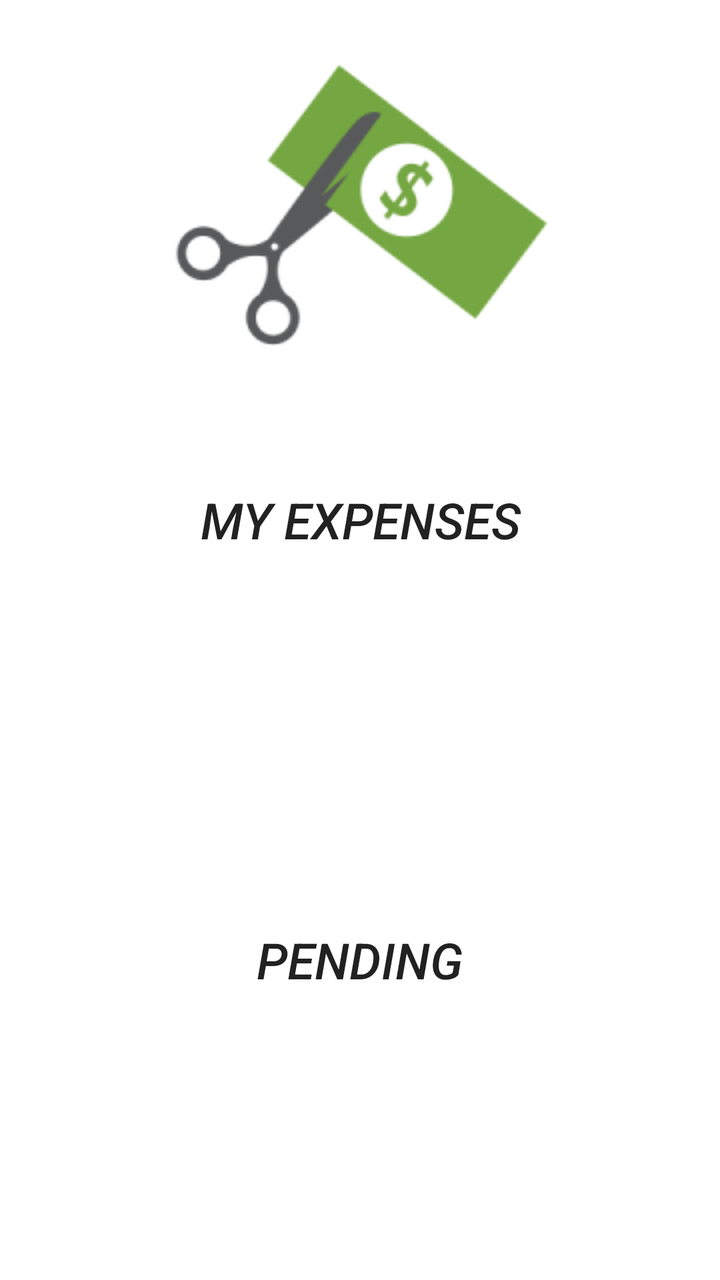
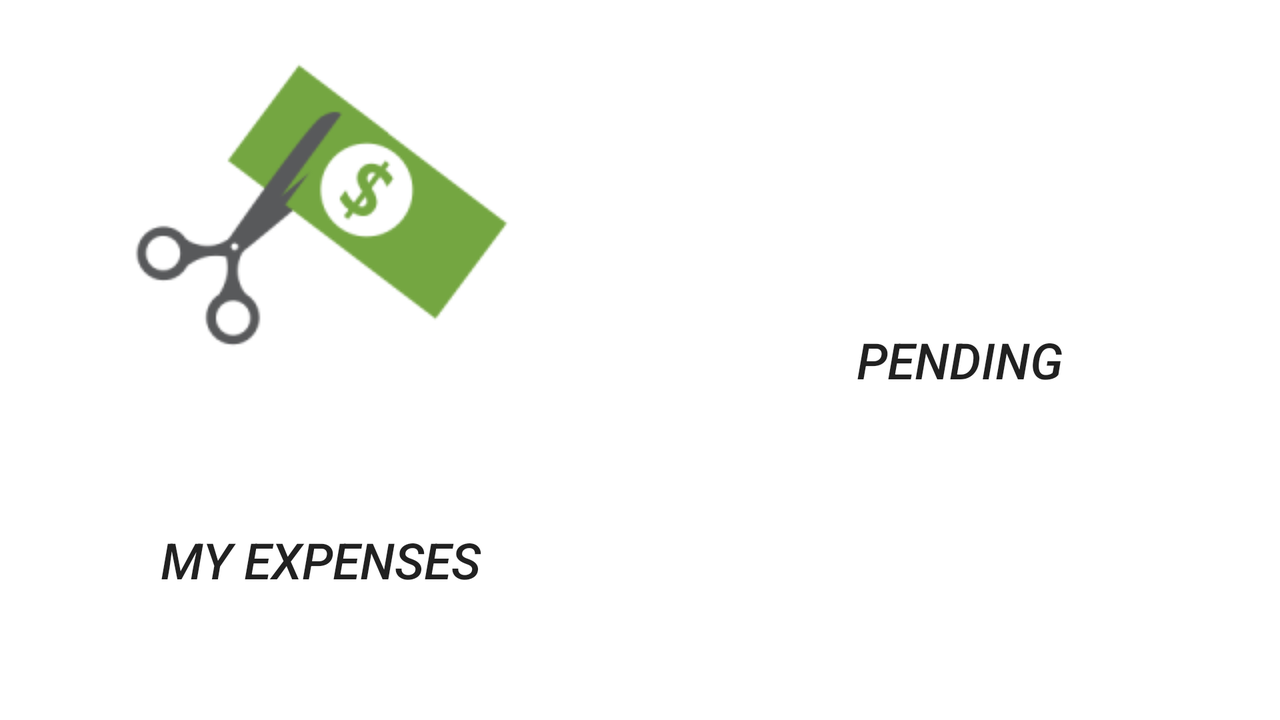

Two renders of one Android screen. The first uses the default layout on a phone; the second uses the alternative layout the repository ships for a different screen configuration, on a matching device. The two XML files are below.
<!-- AndroidManifest.xml: application theme AppTheme -->
<!-- res/layout/home.xml -->
<?xml version="1.0" encoding="utf-8"?>
<RelativeLayout
    android:layout_height="match_parent"
    android:layout_width="match_parent"
    xmlns:android="http://schemas.android.com/apk/res/android">
    <LinearLayout
        android:layout_width="match_parent"
        android:layout_height="match_parent"
        android:orientation="vertical"
        android:layout_centerInParent="true">
        <Button
            android:layout_weight="1"
            android:background="#FFFFFF"
            android:drawableTop="@drawable/my_expense_icon"
            android:id="@+id/myExpense"
            android:layout_width="match_parent"
            android:layout_height="0dp"
            android:text="@string/my_expenses"
            android:textStyle="italic"
            android:textSize="25sp"
            />
        <Button
            android:layout_weight="1"
            android:background="#FFFFFF"
            android:drawableTop="@drawable/pending_icon"
            android:id="@+id/pending"
            android:layout_width="match_parent"
            android:layout_height="0dp"
            android:text="@string/pending"
            android:textStyle="italic"
            android:textSize="25sp"
           />
    </LinearLayout>

</RelativeLayout>
<!-- resources referenced by this layout -->
<resources>
  <!-- drawable my_expense_icon: png bitmap (drawable, 9767 bytes) -->
  <string name="my_expenses">My Expenses</string>
  <string name="pending">Pending</string>
  <style name="AppTheme" parent="Theme.AppCompat.Light.DarkActionBar">
          
          <item name="colorPrimary">@color/colorPrimary</item>
          <item name="colorPrimaryDark">@color/colorPrimaryDark</item>
          <item name="colorAccent">@color/colorAccent</item>
      </style>
  <color name="colorPrimary">#1db2c6</color>
  <color name="colorPrimaryDark">#1d7dc6</color>
  <color name="colorAccent">#def200</color>
</resources>
<!-- res/layout-land/home.xml (the repository's variant of the layout above) -->
<!-- drawn on the phone turned sideways -->
<?xml version="1.0" encoding="utf-8"?>
<RelativeLayout
    android:layout_height="match_parent"
    android:layout_width="match_parent"
    xmlns:android="http://schemas.android.com/apk/res/android">
    <LinearLayout
        android:layout_width="match_parent"
        android:layout_height="match_parent"
        android:orientation="horizontal"
        android:layout_centerInParent="true">
        <Button
            android:layout_weight="1"
            android:background="#FFFFFF"
            android:drawableTop="@drawable/my_expense_icon"
            android:id="@+id/myExpense"
            android:layout_width="match_parent"
            android:layout_height="match_parent"
            android:text="@string/my_expenses"
            android:textStyle="italic"
            android:textSize="25sp"
            />
        <Button
            android:layout_weight="1"
            android:background="#FFFFFF"
            android:drawableTop="@drawable/pending_icon"
            android:id="@+id/pending"
            android:layout_width="match_parent"
            android:layout_height="match_parent"
            android:text="@string/pending"
            android:textStyle="italic"
            android:textSize="25sp"
            />
    </LinearLayout>

</RelativeLayout>
